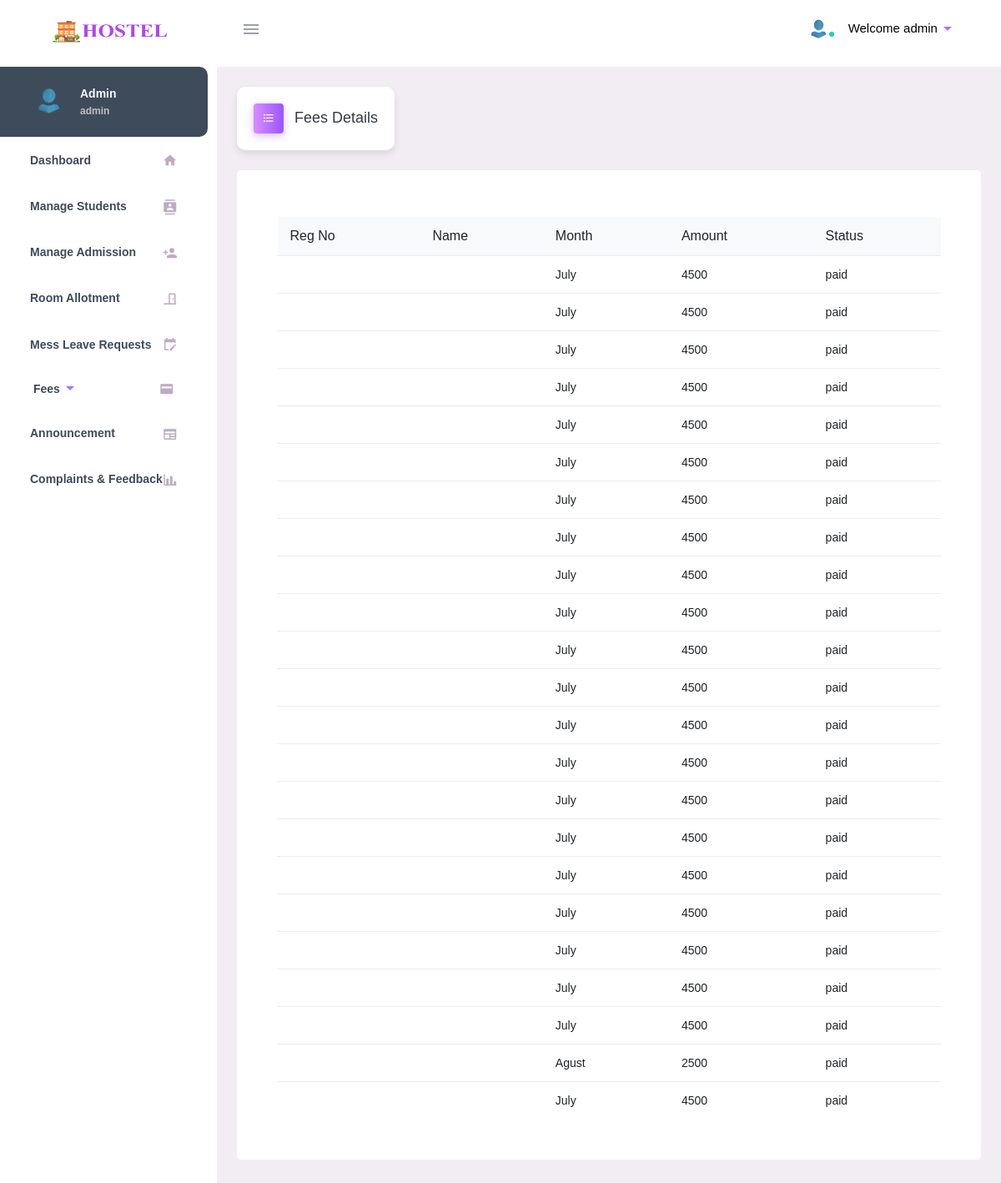
The page /admin/view_fees.php (signed in) on the database its author committed.
### tables this page shows
CREATE TABLE `paid` (
  `id` varchar(20) NOT NULL,
  `reg` varchar(50) NOT NULL,
  `total` varchar(50) NOT NULL,
  `date` varchar(50) NOT NULL,
  `month` varchar(50) NOT NULL
);

### admin/view_fees.php (the view, shortened to what this page needs)
<?php
include("../dbconnect.php");
$reg = $_GET['reg'];
extract($_POST);
?>
<!DOCTYPE html>
<html lang="en">
<head>
    <link rel="stylesheet" href="./include/materialdesignicons.min.css">
    <link rel="stylesheet" href="./include/vendor.bundle.base.css">
    <link rel="stylesheet" href="./include/style.css">
    <link rel="stylesheet" href="https://cdn.jsdelivr.net/npm/@mdi/font/css/materialdesignicons.min.css">
    <link rel="stylesheet" href="./include/exstyle.css">
</head>
<body class="">
    <div class="container-scroller">
        <header class="topbar" data-navbarbg="skin6">
            <?php include 'navbar.php' ?>
        </header>
        <div class="container-fluid page-body-wrapper pt-0 proBanner-padding-top">
            <div class="navcantainer d-fixed">
                <?php include 'sidebar.php' ?>
            </div>
            <div class="main-panel">
                <div class="content-wrapper p-4">
                    <div class="page-header">
                        <h3 class="page-title">
                            <span class="page-title-icon bg-gradient-primary text-white mr-2">
                                <i class="mdi mdi-format-list-bulleted menu-icon"></i>
                            </span> Fees Details
                        </h3>
                    </div>
                    <div class="grid-margin card p-5 stretch-card">
                        <table class="table table-responsive-xl">
                            <thead class="bg-light"><h1>
                                <tr>
                                    <th class="fw-bolder">Reg No</th>
                                    <th class="fw-bolder">Name</th>
                                    <th class="fw-bolder">Month</th>
                                    <th class="fw-bolder">Amount</th>
                                    <th class="fw-bolder">Status</th>
                                </tr></h1>
                            </thead>
                            <?php
                            $qry = mysqli_query($connect, "select * from paid where reg='$reg'");
                            while ($row = mysqli_fetch_array($qry)) {
                            ?>
                                <tr class="alert " role="alert">
                                    <td>
                                    </td>
                                    <td>
                                    </td>
                                    <td>
                                        <div><?php echo $row['month']; ?></div>
                                    </td>
                                    <td>
                                        <div><?php echo $row['total']; ?></div>
                                    </td>
                                    <td>
                                        <div><?php echo "paid"; ?></div>
                                    </td>
                                </tr>
                            <?php
                            }
                            ?>
                        </table>
                    </div>
                </div>
            </div>
        </div>
    </div>
</body>
</html>

### admin/include/exstyle.css (style rules this page uses)
.page-title, .date, .time { background-color: #fff; box-shadow: 0 4px 8px rgba(0, 0, 0, 0.1); padding: 20px; border-radius: 10px; display: inline-block; }
.menu-icon { transition: transform 0.3s ease; }
body { font-family: Verdana, Geneva, sans-serif; font-size: 14px; }

### admin/view_fees.php (style rules this page uses)
table .fw-bolder { font-weight:bolder ; font-size: 1rem; }

### rows shown on the page
paid: month "July", total "4500"
paid: month "July", total "4500"
paid: month "July", total "4500"
paid: month "July", total "4500"
paid: month "July", total "4500"
paid: month "July", total "4500"
paid: month "July", total "4500"
paid: month "July", total "4500"
paid: month "July", total "4500"
paid: month "July", total "4500"
paid: month "July", total "4500"
paid: month "July", total "4500"
paid: month "July", total "4500"
paid: month "July", total "4500"
paid: month "July", total "4500"
paid: month "July", total "4500"
paid: month "July", total "4500"
paid: month "July", total "4500"
paid: month "July", total "4500"
paid: month "July", total "4500"
paid: month "July", total "4500"
paid: month "Agust", total "2500"
paid: month "July", total "4500"

### other values the page prints
$_SESSION['name'] "admin"
